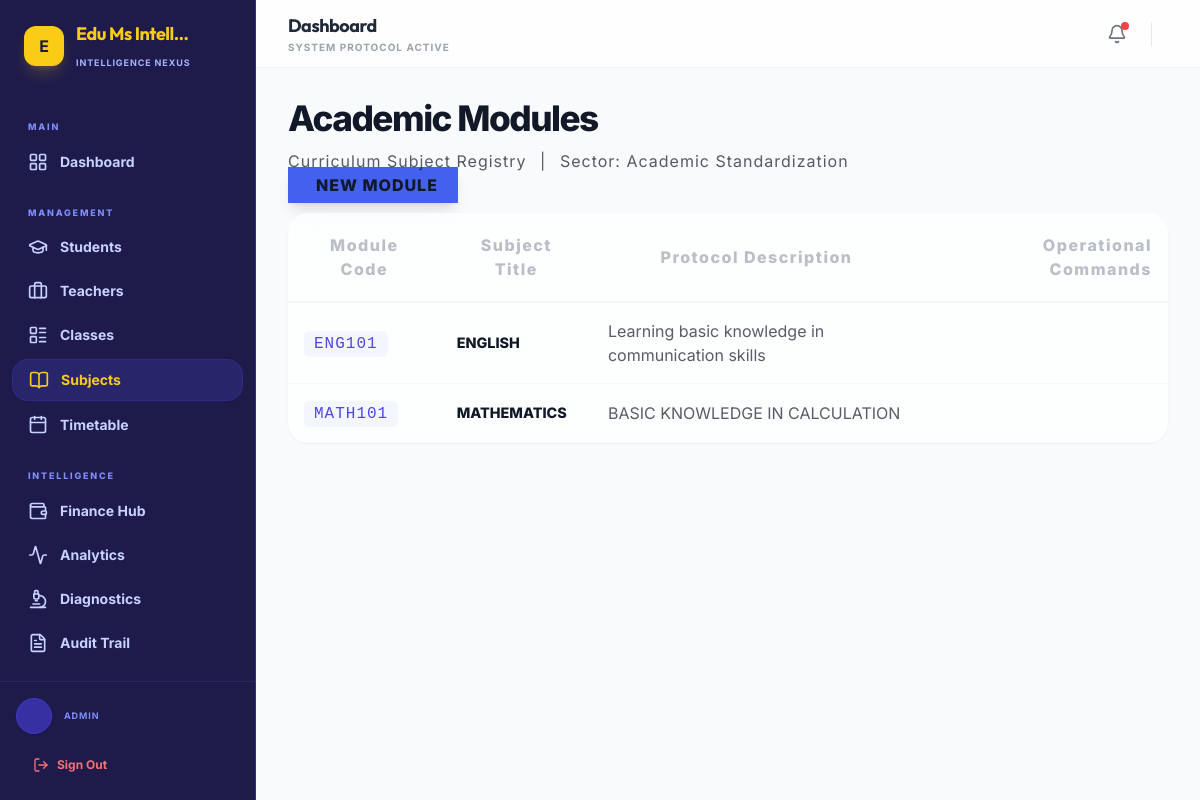
The app's page /admin-dashboard/subjects/ (signed in) with its own data.
### core/models.py (models this page shows, shortened)
class SchoolConfiguration(models.Model):
    name = models.CharField(max_length=200, default="Edu Ms Intelligence")
    motto = models.CharField(max_length=300, blank=True, default="Empowering Future Leaders")
    logo = models.ImageField(upload_to='school/', null=True, blank=True)
    contact_email = models.EmailField(blank=True)
    phone = models.CharField(max_length=20, blank=True)
    address = models.TextField(blank=True)
    current_academic_year = models.CharField(max_length=20, default="2025-2026")
    established_year = models.IntegerField(default=2024)
    active_term = models.ForeignKey(AcademicTerm, on_delete=models.SET_NULL, null=True, blank=True)
    currency_symbol = models.CharField(max_length=10, default="GH₵")
    currency_code = models.CharField(max_length=10, default="GHS")
    class Meta:
        verbose_name = "Institutional Configuration"
        verbose_name_plural = "Institutional Configuration"
    @classmethod
    def get_config(cls):
        obj, created = cls.objects.get_or_create(id=1)
        return obj

class Subject(models.Model):
    name = models.CharField(max_length=100)
    code = models.CharField(max_length=20, unique=True)
    description = models.TextField(blank=True)

### accounts/models.py (models this page shows, shortened)
class User(AbstractUser):
    ROLE_CHOICES = (
        ('admin', 'Admin'),
        ('teacher', 'Teacher'),
        ('student', 'Student'),
    )
    GENDER_CHOICES = (
        ('male', 'Male'),
        ('female', 'Female'),
        ('other', 'Other'),
    )
    role = models.CharField(max_length=10, choices=ROLE_CHOICES, default='student')
    gender = models.CharField(max_length=10, choices=GENDER_CHOICES, blank=True, null=True)
    phone = models.CharField(max_length=15, blank=True)
    address = models.TextField(blank=True)
    date_of_birth = models.DateField(null=True, blank=True)
    profile_picture = models.ImageField(upload_to='profiles/', null=True, blank=True)
    has_completed_onboarding = models.BooleanField(default=False)
    badges = models.ManyToManyField(Badge, related_name='users', blank=True)

### admin_dashboard/views.py (the view)
# urls.py: path('subjects/', views.subject_list, name='subject_list'),
@admin_required
def subject_list(request):
    subjects_query = Subject.objects.all()
    paginator = Paginator(subjects_query, 25)
    page_number = request.GET.get('page')
    page_obj = paginator.get_page(page_number)
    return render(request, 'admin_dashboard/subjects.html', {'subjects': page_obj, 'page_obj': page_obj})

### templates/admin_dashboard/subjects.html (shortened to what this page needs)
{% extends 'base.html' %}
{% block content %}
<div class="row layout-spacing">
    <div class="col-12 mb-5">
        <div class="d-flex justify-content-between align-items-end mb-4">
            <div>
                <h2 class="fw-800 mb-1" style="letter-spacing: -1.5px; color: var(--text-dark); font-size: 2.2rem;">Academic Modules</h2>
                <div class="d-flex align-items-center gap-2 text-muted fw-bold extra-small text-uppercase opa-7" style="letter-spacing: 1px;">
                     Curriculum Subject Registry <span class="mx-2">|</span>
                     Sector: Academic Standardization
                </div>
            </div>
            <a href="{% url 'subject_create' %}" class="btn btn-primary rounded-pill px-5 py-2 fw-800 shadow-lg border-0 extra-small text-uppercase" style="background: var(--p-nexus-primary); letter-spacing: 1px;">
                 NEW MODULE
            </a>
        </div>
        <div class="nexus-glass-card overflow-hidden border-0 shadow-sm animate-fade-up">
            <div class="table-responsive">
                <table class="table table-hover align-middle mb-0 nexus-premium-table">
                    <thead>
                        <tr class="bg-light bg-opacity-50">
                            <th class="ps-4 py-4 extra-small text-uppercase text-muted fw-800 opa-7" style="letter-spacing: 1.5px;">Module Code</th>
                            <th class="py-4 extra-small text-uppercase text-muted fw-800 opa-7" style="letter-spacing: 1.5px;">Subject Title</th>
                            <th class="py-4 extra-small text-uppercase text-muted fw-800 opa-7" style="letter-spacing: 1.5px;">Protocol Description</th>
                            <th class="pe-4 py-4 text-end extra-small text-uppercase text-muted fw-800 opa-7" style="letter-spacing: 1.5px;">Operational Commands</th>
                        </tr>
                    </thead>
                    <tbody>
                        {% for subject in subjects %}
                        <tr class="animate-fade-in" style="border-bottom: 1px solid rgba(0,0,0,0.03) !important;">
                            <td class="ps-4 py-3" data-label="Module Code">
                                <span class="extra-small text-primary fw-bold text-uppercase" style="letter-spacing: 1px; font-family: 'JetBrains Mono', monospace; background: rgba(67, 97, 238, 0.05); padding: 4px 10px; border-radius: 6px;">
                                    {{ subject.code }}
                                </span>
                            </td>
                            <td data-label="Subject Title">
                                <div class="fw-800 text-dark small text-start" style="font-size: 0.9rem;">{{ subject.name }}</div>
                            </td>
                            <td data-label="Protocol Description">
                                <div class="extra-small text-muted fw-bold opa-7 lh-base text-start" style="max-width: 300px;">
                                    {{ subject.description|truncatechars:80|default:"Institutional protocol description pending synchronization." }}
                                </div>
                            </td>
                            <td class="pe-4 text-end" data-label="Operational Commands">
                            </td>
                        </tr>
                        {% empty %}
                        <tr><td colspan="4" class="p-5 text-center text-muted fw-bold extra-small text-uppercase opa-5">Null dataset. No subjects found in active registry.</td></tr>
                        {% endfor %}
                    </tbody>
                </table>
            </div>
        </div>
    </div>
</div>
{% endblock %}

### templates/base.html (shortened to what this page needs)
<!DOCTYPE html>
<html lang="en" class="h-full bg-gray-50 overflow-x-hidden">
<head>
  <script src="https://cdn.tailwindcss.com"></script>
  {% load static %}
  <link rel="stylesheet" href="{% static 'css/main.css' %}">
</head>
<body class="h-full font-sans text-gray-900 antialiased overflow-x-hidden">
{% if user.is_authenticated %}
  <div class="flex flex-col min-h-screen">
    <aside class="hidden lg:flex lg:flex-shrink-0 lg:w-64 lg:flex-col lg:fixed lg:inset-y-0 border-r border-indigo-900 bg-indigo-950 z-40">
      <div class="flex flex-col flex-grow pt-5 pb-4 overflow-y-auto">
        <div class="flex items-center flex-shrink-0 px-6 gap-3 mb-6">
          {% if school_config.logo %}
            <img src="{{ school_config.logo.url }}" class="w-10 h-10 rounded-xl shadow-md border border-indigo-800" alt="Logo">
          {% else %}
            <div class="w-10 h-10 bg-yellow-400 rounded-xl flex items-center justify-center font-bold text-indigo-950 shadow-lg shadow-yellow-400/20">
              {{ school_config.name|slice:":1" }}
            </div>
          {% endif %}
          <div class="min-w-0">
            <span class="font-display font-bold text-lg tracking-tight block truncate text-yellow-400">{{ school_config.name|truncatechars:14 }}</span>
            <span class="text-[9px] font-bold text-indigo-300 uppercase tracking-widest">Intelligence Nexus</span>
          </div>
        </div>
        <nav class="flex-1 px-3 space-y-1 overflow-y-auto mt-2">
          <p class="px-4 pt-4 pb-1 text-[9px] font-extrabold text-indigo-400 uppercase tracking-[0.2em]">Main</p>
          {% if user.role == 'admin' %}
            {% url 'admin_dashboard' as dash_url %}
          {% elif user.role == 'teacher' %}
            {% url 'teacher_dashboard' as dash_url %}
          {% else %}
            {% url 'student_dashboard' as dash_url %}
          {% endif %}
          <a href="{{ dash_url }}"
             class="group flex items-center px-4 py-2.5 text-sm font-bold rounded-2xl transition-all {% if request.resolver_match.url_name == 'admin_dashboard' or request.resolver_match.url_name == 'teacher_dashboard' or request.resolver_match.url_name == 'student_dashboard' %}bg-indigo-900/60 text-yellow-400 shadow-sm border border-indigo-800/50{% else %}text-indigo-200 hover:bg-white/5 hover:text-white{% endif %}">
            <i data-lucide="layout-grid" class="mr-3 h-5 w-5 flex-shrink-0"></i>
            Dashboard
          </a>
          <p class="px-4 pt-5 pb-1 text-[9px] font-extrabold text-indigo-400 uppercase tracking-[0.2em]">Management</p>
          {% if user.role == 'admin' %}
            <a href="{% url 'student_list' %}" class="group flex items-center px-4 py-2.5 text-sm font-bold rounded-2xl transition-all {% if request.resolver_match.url_name == 'student_list' or request.resolver_match.url_name == 'student_create' or request.resolver_match.url_name == 'student_detail' %}bg-indigo-900/60 text-yellow-400 shadow-sm border border-indigo-800/50{% else %}text-indigo-200 hover:bg-white/5 hover:text-white{% endif %}">
              <i data-lucide="graduation-cap" class="mr-3 h-5 w-5 flex-shrink-0"></i>
              Students
            </a>
            <a href="{% url 'teacher_list' %}" class="group flex items-center px-4 py-2.5 text-sm font-bold rounded-2xl transition-all {% if request.resolver_match.url_name == 'teacher_list' or request.resolver_match.url_name == 'teacher_create' or request.resolver_match.url_name == 'teacher_detail' %}bg-indigo-900/60 text-yellow-400 shadow-sm border border-indigo-800/50{% else %}text-indigo-200 hover:bg-white/5 hover:text-white{% endif %}">
              <i data-lucide="briefcase" class="mr-3 h-5 w-5 flex-shrink-0"></i>
              Teachers
            </a>
            <a href="{% url 'class_list' %}" class="group flex items-center px-4 py-2.5 text-sm font-bold rounded-2xl transition-all {% if request.resolver_match.url_name == 'class_list' or request.resolver_match.url_name == 'class_create' %}bg-indigo-900/60 text-yellow-400 shadow-sm border border-indigo-800/50{% else %}text-indigo-200 hover:bg-white/5 hover:text-white{% endif %}">
              <i data-lucide="layout-list" class="mr-3 h-5 w-5 flex-shrink-0"></i>
              Classes
            </a>
            <a href="{% url 'subject_list' %}" class="group flex items-center px-4 py-2.5 text-sm font-bold rounded-2xl transition-all {% if request.resolver_match.url_name == 'subject_list' or request.resolver_match.url_name == 'subject_create' %}bg-indigo-900/60 text-yellow-400 shadow-sm border border-indigo-800/50{% else %}text-indigo-200 hover:bg-white/5 hover:text-white{% endif %}">
              <i data-lucide="book-open" class="mr-3 h-5 w-5 flex-shrink-0"></i>
              Subjects
            </a>
            <a href="{% url 'manage_timetable' %}" class="group flex items-center px-4 py-2.5 text-sm font-bold rounded-2xl transition-all {% if request.resolver_match.url_name == 'manage_timetable' %}bg-indigo-900/60 text-yellow-400 shadow-sm border border-indigo-800/50{% else %}text-indigo-200 hover:bg-white/5 hover:text-white{% endif %}">
              <i data-lucide="calendar" class="mr-3 h-5 w-5 flex-shrink-0"></i>
              Timetable
            </a>
          {% endif %}
          <p class="px-4 pt-5 pb-1 text-[9px] font-extrabold text-indigo-400 uppercase tracking-[0.2em]">Intelligence</p>
          {% if user.role == 'admin' %}
            <a href="{% url 'finance:finance_hub' %}" class="group flex items-center px-4 py-2.5 text-sm font-bold rounded-2xl transition-all {% if 'finance' in request.path %}bg-indigo-900/60 text-yellow-400 shadow-sm border border-indigo-800/50{% else %}text-indigo-200 hover:bg-white/5 hover:text-white{% endif %}">
              <i data-lucide="wallet" class="mr-3 h-5 w-5 flex-shrink-0"></i>
              Finance Hub
            </a>
          {% endif %}
          <a href="{% url 'analytics:analytics_dashboard' %}" class="group flex items-center px-4 py-2.5 text-sm font-bold rounded-2xl transition-all {% if 'analytics' in request.path %}bg-indigo-900/60 text-yellow-400 shadow-sm border border-indigo-800/50{% else %}text-indigo-200 hover:bg-white/5 hover:text-white{% endif %}">
            <i data-lucide="activity" class="mr-3 h-5 w-5 flex-shrink-0"></i>
            Analytics
          </a>
          {% if user.role == 'admin' %}
            <a href="{% url 'academic_diagnostics' %}" class="group flex items-center px-4 py-2.5 text-sm font-bold rounded-2xl transition-all {% if request.resolver_match.url_name == 'academic_diagnostics' %}bg-indigo-900/60 text-yellow-400 shadow-sm border border-indigo-800/50{% else %}text-indigo-200 hover:bg-white/5 hover:text-white{% endif %}">
              <i data-lucide="microscope" class="mr-3 h-5 w-5 flex-shrink-0"></i>
              Diagnostics
            </a>
            <a href="{% url 'audit_logs' %}" class="group flex items-center px-4 py-2.5 text-sm font-bold rounded-2xl transition-all {% if request.resolver_match.url_name == 'audit_logs' %}bg-indigo-900/60 text-yellow-400 shadow-sm border border-indigo-800/50{% else %}text-indigo-200 hover:bg-white/5 hover:text-white{% endif %}">
              <i data-lucide="file-text" class="mr-3 h-5 w-5 flex-shrink-0"></i>
              Audit Trail
            </a>
          {% endif %}
        </nav>
      </div>
      <div class="flex-shrink-0 border-t border-indigo-900/50 p-4 space-y-3 bg-indigo-950/50 text-indigo-100">
        <a href="{% url 'profile' %}" class="flex items-center gap-3 group">
          <div class="h-9 w-9 rounded-full bg-indigo-800 border border-indigo-700 text-yellow-400 flex items-center justify-center font-bold uppercase text-sm flex-shrink-0 shadow-sm group-hover:bg-indigo-700 transition-colors">
          </div>
          <div class="min-w-0">
            <p class="text-[9px] font-bold text-indigo-400 uppercase tracking-widest">{{ user.role }}</p>
          </div>
        </a>
        <a href="{% url 'account_logout' %}" class="flex items-center gap-2 px-4 py-2.5 text-xs font-bold text-red-400 hover:text-red-300 hover:bg-red-900/30 rounded-xl transition-all border border-transparent hover:border-red-900/50">
          <i data-lucide="log-out" class="w-4 h-4"></i>
          Sign Out
        </a>
      </div>
    </aside>
    <div class="lg:pl-64 flex flex-col flex-1">
      {% include 'components/header.html' with title=block_title subtitle="System Protocol Active" %}
      <main class="flex-1 pb-32 lg:pb-8 overflow-x-hidden">
        <div class="py-6 px-4 sm:px-6 lg:px-8 max-w-5xl mx-auto overflow-hidden">
          {% block content %}{% endblock %}
        </div>
      </main>
    </div>
  </div>
{% else %}
  <div class="min-h-screen bg-gray-50 font-sans">
    {% block noauth_content %}{% endblock %}
  </div>
{% endif %}
</body>
</html>

### records on screen
SchoolConfiguration: name "E", name "Edu Ms Intell…"
User: role "ADMIN"
Subject: code "ENG101", name "ENGLISH", description "Learning basic knowledge in communication skills"
Subject: code "MATH101", name "MATHEMATICS", description "BASIC KNOWLEDGE IN CALCULATION"

### other values on screen
{{ title|default:"Dashboard" }} "Dashboard"
{{ subtitle|default:"System Protocol Active" }} "SYSTEM PROTOCOL ACTIVE"
